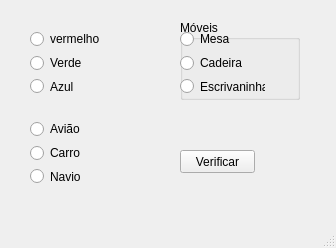
<?xml version="1.0" encoding="UTF-8"?>
<ui version="4.0">
 <class>MainWindow</class>
 <widget class="QMainWindow" name="MainWindow">
  <property name="geometry">
   <rect>
    <x>0</x>
    <y>0</y>
    <width>336</width>
    <height>248</height>
   </rect>
  </property>
  <property name="windowTitle">
   <string>MainWindow</string>
  </property>
  <widget class="QWidget" name="centralwidget">
   <widget class="QGroupBox" name="groupBox">
    <property name="geometry">
     <rect>
      <x>180</x>
      <y>20</y>
      <width>120</width>
      <height>80</height>
     </rect>
    </property>
    <property name="title">
     <string>Móveis</string>
    </property>
    <widget class="QWidget" name="">
     <property name="geometry">
      <rect>
       <x>0</x>
       <y>10</y>
       <width>85</width>
       <height>65</height>
      </rect>
     </property>
     <layout class="QVBoxLayout" name="verticalLayout_2">
      <item>
       <widget class="QRadioButton" name="rb_mesa">
        <property name="text">
         <string>Mesa</string>
        </property>
       </widget>
      </item>
      <item>
       <widget class="QRadioButton" name="rb_cadeira">
        <property name="text">
         <string>Cadeira</string>
        </property>
       </widget>
      </item>
      <item>
       <widget class="QRadioButton" name="rb_escrivaninha">
        <property name="text">
         <string>Escrivaninha</string>
        </property>
       </widget>
      </item>
     </layout>
    </widget>
   </widget>
   <widget class="QPushButton" name="pushButton">
    <property name="geometry">
     <rect>
      <x>180</x>
      <y>150</y>
      <width>75</width>
      <height>23</height>
     </rect>
    </property>
    <property name="text">
     <string>Verificar</string>
    </property>
   </widget>
   <widget class="QWidget" name="">
    <property name="geometry">
     <rect>
      <x>30</x>
      <y>120</y>
      <width>84</width>
      <height>65</height>
     </rect>
    </property>
    <layout class="QVBoxLayout" name="verticalLayout_3">
     <item>
      <widget class="QRadioButton" name="rb_aviao">
       <property name="text">
        <string>Avião</string>
       </property>
      </widget>
     </item>
     <item>
      <widget class="QRadioButton" name="rb_carro">
       <property name="text">
        <string>Carro</string>
       </property>
      </widget>
     </item>
     <item>
      <widget class="QRadioButton" name="rb_navio">
       <property name="text">
        <string>Navio</string>
       </property>
      </widget>
     </item>
    </layout>
   </widget>
   <widget class="QWidget" name="">
    <property name="geometry">
     <rect>
      <x>30</x>
      <y>30</y>
      <width>84</width>
      <height>65</height>
     </rect>
    </property>
    <layout class="QVBoxLayout" name="verticalLayout">
     <item>
      <widget class="QRadioButton" name="rb_vermelho">
       <property name="text">
        <string>vermelho</string>
       </property>
      </widget>
     </item>
     <item>
      <widget class="QRadioButton" name="rb_verde">
       <property name="text">
        <string>Verde </string>
       </property>
      </widget>
     </item>
     <item>
      <widget class="QRadioButton" name="rb_azul">
       <property name="text">
        <string>Azul</string>
       </property>
      </widget>
     </item>
    </layout>
   </widget>
  </widget>
  <widget class="QMenuBar" name="menubar">
   <property name="geometry">
    <rect>
     <x>0</x>
     <y>0</y>
     <width>336</width>
     <height>21</height>
    </rect>
   </property>
  </widget>
  <widget class="QStatusBar" name="statusbar"/>
 </widget>
 <resources/>
 <connections/>
</ui>
